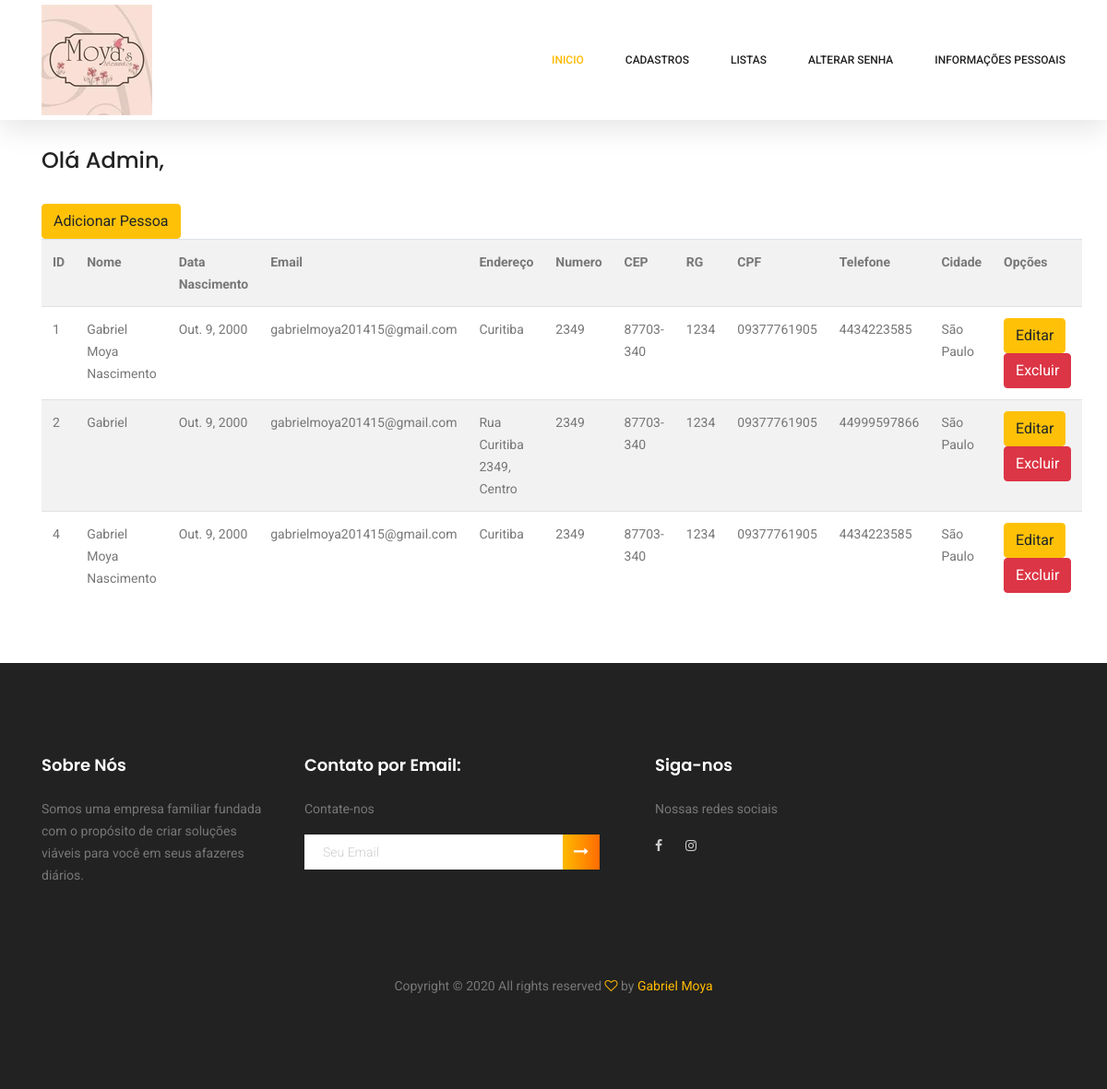
/listar/pessoas/ (signed in), run on the app's committed database.
### cadastros/models.py (models this page shows, shortened)
class Pessoa(models.Model):
    nome = models.CharField(max_length=50, verbose_name="Qual seu nome?", help_text="Digite seu nome completo")
    nascimento = models.DateField(verbose_name='data de nascimento')
    email = models.CharField(max_length=100)
    endereco = models.CharField(max_length=100)
    numero = models.CharField(max_length=10)
    cep = models.CharField(max_length=25)
    rg = models.CharField(max_length=25)
    cpf = models.CharField(max_length=25)
    telefone = models.CharField(max_length=25)
    cidade = models.ForeignKey(Cidade, on_delete=models.PROTECT)
    usuario = models.OneToOneField(User, on_delete=models.PROTECT)

class Cidade(models.Model):
    nome = models.CharField(max_length=50)
    estado = models.ForeignKey(Estado, on_delete=models.PROTECT)

### cadastros/views.py (the view)
# urls.py: path('listar/pessoas/', PessoaList.as_view(), name="listar-pessoas"),
class PessoaList(LoginRequiredMixin, ListView):
    model = Pessoa
    template_name = 'cadastros/listar_pessoas.html'
    login_url = reverse_lazy('login')
    def get_queryset(self):
        self.object_list = Pessoa.objects.filter(usuario=self.request.user)
        return self.object_list

### cadastros/templates/cadastros/listar_pessoas.html
{% extends 'cadastros/formulario.html' %}
{% load crispy_forms_tags %}
{% block conteudo %}
<div class="container mt-5 py-5">
    <div class="row pt-5 mt-3">
        <div class="col-lg">
            {% if request.user.groups.all.0.name == "Administrador" %}
            <h3>Olá Admin,</h3><br>
            {% else %}
            <h3>Olá Funcionário,</h3><br>
            {% endif %}
            <a href="{% url 'cadastrar-pessoa' %}" class="btn btn-warning">Adicionar Pessoa</a>
            <table class="table table-striped">
                <tr>
                    <th>ID</th>
                    <th>Nome</th>
                    <th>Data Nascimento</th>
                    <th>Email</th>
                    <th>Endereço</th>
                    <th>Numero</th>
                    <th>CEP</th>
                    <th>RG</th>
                    <th>CPF</th>
                    <th>Telefone</th>
                    <th>Cidade</th>
                    <th>Opções</th>
                </tr>
                {% for pessoa in object_list %}
                <tr>
                    <td>{{pessoa.pk}}</td>
                    <td>{{pessoa.nome}}</td>
                    <td>{{pessoa.nascimento}}</td>
                    <td>{{pessoa.email}}</td>
                    <td>{{pessoa.endereco}}</td>
                    <td>{{pessoa.numero}}</td>
                    <td>{{pessoa.cep}}</td>
                    <td>{{pessoa.rg}}</td>
                    <td>{{pessoa.cpf}}</td>
                    <td>{{pessoa.telefone}}</td>
                    <td>{{pessoa.cidade.nome}}</td>
                    <td>
                        <a href="{% url 'atualizar-pessoa' pessoa.pk %}" class="btn btn-warning">Editar</a>
                        <a href="{% url 'deletar-pessoa' pessoa.pk %}" class="btn btn-danger">Excluir</a>
                    </td>
                </tr>
                {% empty %}
                <tr>
                    <td colspan="3">Nenhuma pessoa cadastrada!</td>
                </tr>
                {% endfor %}
            </table>
        </div>
    </div>
</div>
{% endblock %}

### data on the page
Pessoa: pk "1", nome "Gabriel Moya Nascimento", nascimento "Out. 9, 2000", email "gabrielmoya201415@gmail.com", endereco "Curitiba", numero "2349", cep "87703-340", rg "1234", cpf "09377761905", telefone "4434223585", cidade.nome "São Paulo"
Pessoa: pk "2", nome "Gabriel", nascimento "Out. 9, 2000", email "gabrielmoya201415@gmail.com", endereco "Rua Curitiba 2349, Centro", numero "2349", cep "87703-340", rg "1234", cpf "09377761905", telefone "44999597866", cidade.nome "São Paulo"
Pessoa: pk "4", nome "Gabriel Moya Nascimento", nascimento "Out. 9, 2000", email "gabrielmoya201415@gmail.com", endereco "Curitiba", numero "2349", cep "87703-340", rg "1234", cpf "09377761905", telefone "4434223585", cidade.nome "São Paulo"
